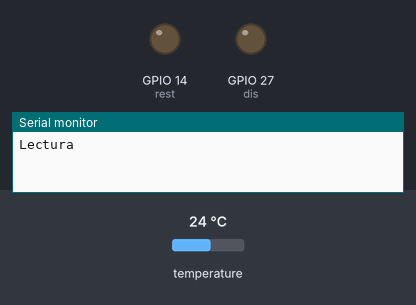
Simulated run of this sketch. Board: ESP32. Shown: output pins drawn as LEDs (lit = HIGH), the last lines printed to the serial monitor. Inputs (shaded band) come from the test bench; at power-on: temperature 24 °C. Nothing arrives over Bluetooth unless stated.

Above: at 0.3 s.
At 8.7 s:
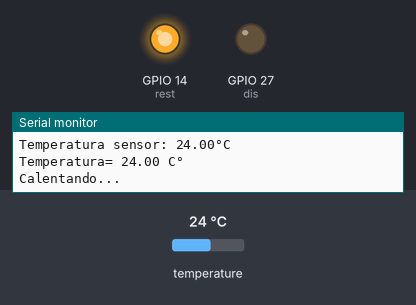
Timing chart, 0 to 27.0 s (numbered marks = the images above):
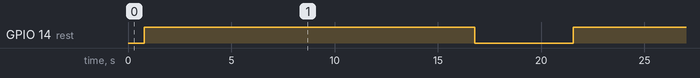

Measured:
- by itself, GPIO 14 (rest): alternates HIGH for 16.0 s and LOW for 4.8 s

The sketch:

manual.1.ino
```cpp
//DECLARAR LIBRERIAS
#include "BluetoothSerial.h"
#include <OneWire.h>
#include <DallasTemperature.h>

const int oneWireBus = 4; //PIN sensor
const int rest = 14; // PIN resistencia de calefacción
const int dis = 27;  // PIN disipador
BluetoothSerial SerialBT;

//Decarar funciones del sensor
OneWire oneWire(oneWireBus);
DallasTemperature sensors(&oneWire);

float mx = 33.8; // temperatra tope de calefacción

void setup() {
 Serial.begin(115200); // Ajustar la velocidad para el monitor serie
 sensors.begin();
 SerialBT.begin("ESP32test"); //Bluetooth device name

 // Configurar pines como salidas
  pinMode(rest, OUTPUT);
  pinMode(dis, OUTPUT);
}

void loop() {
 // Leer la temperatura
  Serial.println("Lectura");
  sensors.requestTemperatures();

 // Lectura en grados Celsius
  float temp = sensors.getTempCByIndex(0);

 //Corroborar que la lectura del sensor
  if (temp == DEVICE_DISCONNECTED_C) {
   Serial.println("Error: No se pudo leer el sensor de temperatura!");
   delay(2000);
   return; // Salir del loop y esperar para intentar de nuevo
 }

 //impreción de datos
  Serial.print("Temperatura sensor: ");
  Serial.print(temp);
  Serial.println("°C");

 //Ciclo de calefacción
  while (temp < mx) {
   // Impresión en Monitor serial
    Serial.print("Temperatura= ");
    Serial.print(temp);
    Serial.println(" C°");
    Serial.println("Calentando...");
   // Impresión en Bluetooth
    SerialBT.print("Temperatura= ");
    SerialBT.print(temp);
    SerialBT.println(" C°");
    SerialBT.println("Calentando...");
   // Funcionamiento de la calefacción
    digitalWrite(rest, HIGH);
    delay(16000);
    digitalWrite(rest, LOW);
   //nueva lesctura de temperatura
    sensors.requestTemperatures();
    temp = sensors.getTempCByIndex(0);
    delay(4000);//Tiempo para estabilizar la temperatura
  }
 //Ciclo de disipación
  while (temp >= mx) {
   // Impresión en Monitor serial
    Serial.print("Temperatura= ");
    Serial.print(temp);
    Serial.println(" C°");
    Serial.println("Listo.");
   // Impresión en Bluetooth
    SerialBT.print("Temperatura= ");
    SerialBT.print(temp);
    SerialBT.println(" C°");
    SerialBT.println("Listo.");
   //Funcionamiento del dispador
    digitalWrite(dis, HIGH);
    delay(5000);
    digitalWrite(dis, LOW);
   //Toma de temperatura
    sensors.requestTemperatures();
    temp = sensors.getTempCByIndex(0);
        delay(1500);
  }
}
```
